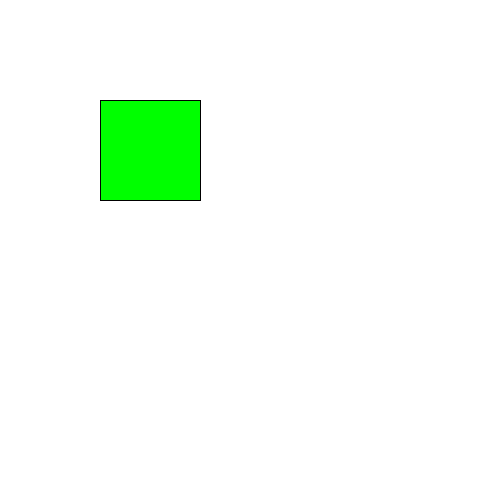
Frame 1 (no input)
Frame 60 (the mouse pressed at the canvas centre just before this capture): identical to frame 1, image omitted
Frame 120 (the mouse held since frame 60 and released just before this capture): identical to frame 1, image omitted

The Processing sketch that drew this single still picture (run headless with seeded random() and noise(); from frame 60 on, the mouse is pressed at the canvas centre):

// Processing sketch: provaOggetti001
// ── provaOggetti001.pde
rettangolino istanza = new rettangolino();

void setup(){
  size(500,500);
  
  istanza.posizionex = 100;
  istanza.posizioney = 100;
  istanza.altezza = 100;
  istanza.larghezza = 100;
  istanza.colore = color(0,255,0);
}

void draw(){
  background(255);
  istanza.disegna();
  /*
  disegnaRettangolo(100,150,50);
  disegnaRettangolo(200,150,40);
  disegnaRettangolo(300,150,30);
  */
}

void disegnaRettangolo(int x,int y,int dimensione){
  fill(0,255,0);
  rect(x,y,dimensione,dimensione);
}

// ── rettangolino.pde
class rettangolino{
  int altezza;
  int larghezza;
  int posizionex;
  int posizioney;
  color colore;

  void disegna(){
    fill(colore);
    rect(posizionex,posizioney,larghezza,altezza);
  }

}
